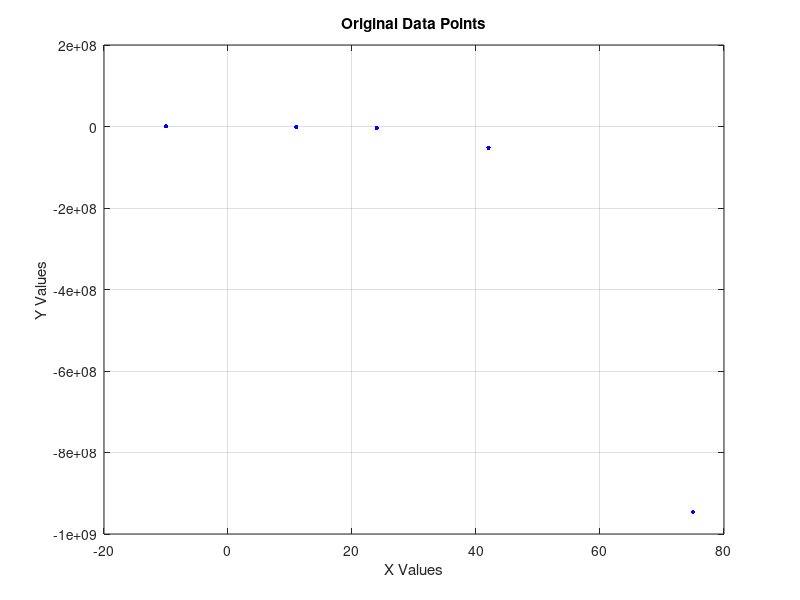
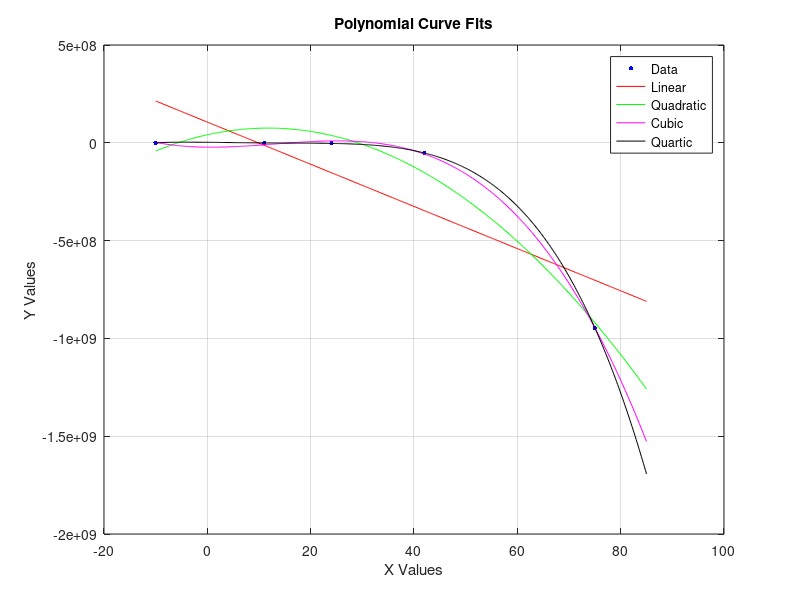

These charts were generated, in order, by the following MATLAB code:
% Finding the Best Line of Best Fit

clear all, close all, clc

% Define the known x and y data points
x = [-10 11 24 42 75];
y = [407997 -626883 -3149100 -51951000 -945970000];

% Plot original data
figure(1)
plot(x, y, 'b.', 'MarkerSize', 10)
title('Original Data Points')
xlabel('X Values')
ylabel('Y Values')
grid on

% Create a smooth range of x-values for plotting the fit curves
Xs = x(1):0.2:x(end) + 10;

% --- Polynomial Fits ---

% Linear Fit
P = polyfit(x, y, 1);
Y1Fit = polyval(P, Xs);

% Quadratic Fit
Q = polyfit(x, y, 2);
Y2Fit = polyval(Q, Xs);

% Cubic Fit
R = polyfit(x, y, 3);
Y3Fit = polyval(R, Xs);

% Quartic Fit
S = polyfit(x, y, 4);
Y4Fit = polyval(S, Xs);

% --- Plot All Fits with Data ---
figure(2)
plot(x, y, 'b.', 'MarkerSize', 10); hold on
plot(Xs, Y1Fit, 'r', Xs, Y2Fit, 'g', Xs, Y3Fit, 'm', Xs, Y4Fit, 'k')
title('Polynomial Curve Fits')
xlabel('X Values')
ylabel('Y Values')
legend('Data', 'Linear', 'Quadratic', 'Cubic', 'Quartic', 'Location', 'northeast')
grid on
